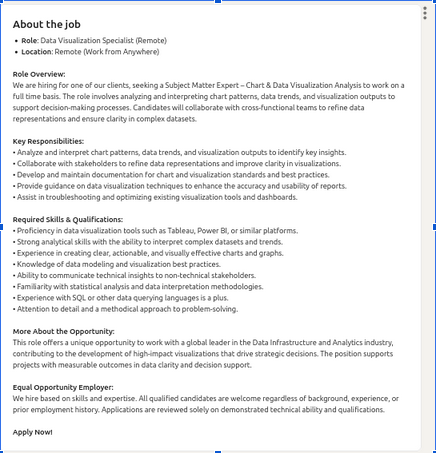
#> input picture data/Screenshot 2026-11-08 at 10-12-22 Life Tracker_Work - Google Sheets.png, 436 x 453 px, found by its file name; its folder holds only this picture in this run
$ python image_converter.py
#> lines starting #> are read from the running program, lines starting #| are printed output that depends on the picture
""" Document: Image Converter Script

    This script finds all JPG/PNG images in the specified folder and converts them to PDF format then removes the original images. The converted PDFs are saved in the 'data/' directory.
"""

import os
from PIL import Image
import pytesseract

DATA_DIR = "data"  # Directory to save converted images

# [63 lines left out: functions convert_images_to_pdf__init, convert_images_to_txt__init, not called in this run]


#-----------------------------------------------------------------#
""" Document: Image Converter Script (Optimized for OCR)

    This script finds all JPG/PNG/Screenshot images in the specified folder,
    applies image preprocessing (grayscale & contrast enhancement) for maximum OCR accuracy,
    extracts the text using pytesseract, and saves them as .txt files in the 'data/' directory.
"""

import os                                     # system operations
import re                                     # regex for text cleaning
from PIL import Image, ImageEnhance, ImageOps # image processing
import pytesseract                            # OCR engine

DATA_DIR = "data"                             # Directory to save text files

# [158 lines left out: functions preprocess_imageFor_ocr, convert_images_to_txt__init_2, convert_images_to_txt__init_3, clean_ocr_text, not called in this run]

def convert_images_to_txt(folder_path: str) -> None:
    """
    Scans the folder for screenshots/images, upscales them 2x for optimal OCR DPI,
    extracts text, and applies continuous line formatting.
    """
#> called with folder_path = 'data'
    image_suffixes = (".jpg", ".jpeg", ".png", ".bmp", ".tiff", ".webp")

    if not os.path.exists(folder_path):
        print(f"Directory {folder_path} does not exist.")
        return

    files = os.listdir(folder_path)
    image_files = [f for f in files if f.lower().endswith(image_suffixes)]

    if not image_files:
        print(f"No valid image files found in folder.")
        return

    for file_name in image_files:
        image_path = os.path.join(folder_path, file_name)
        txt_path = os.path.join(DATA_DIR, f"{os.path.splitext(file_name)[0]}.txt")

        try:
            image = Image.open(image_path)
#> image is the input picture: PIL image 436x453 RGBA; mean R, G, B, A 240.3, 240.7, 241.4, 255

            if image.mode in ("RGBA", "P"):
                image = image.convert("RGB")
#> image: PIL image 436x453 RGB

            # Upscale 2x for high-DPI clarity
            width, height = image.size
#> width = 436; height = 453
            upscaled_image = image.resize((width * 2, height * 2), Image.Resampling.BICUBIC)
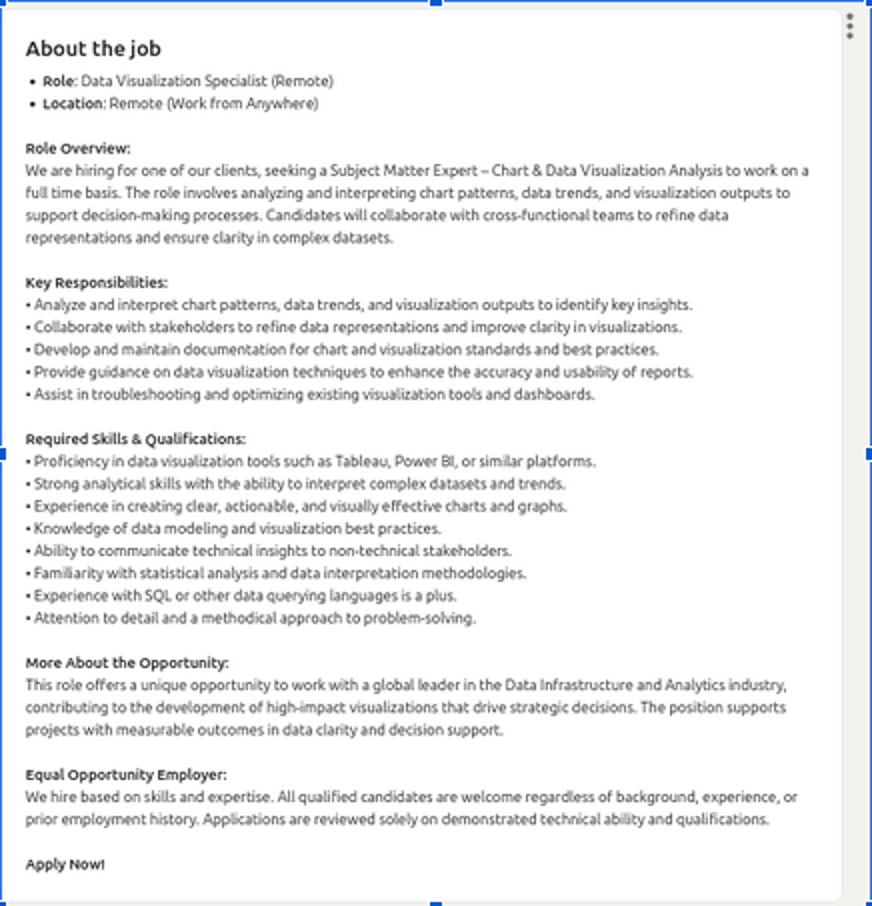
#> upscaled_image: PIL image 872x906 RGB; mean R, G, B 240.1, 240.5, 241.2

            # Extract text via Tesseract
            custom_config = r'--oem 3 --psm 3 -l eng'
            raw_text = pytesseract.image_to_string(upscaled_image, config=custom_config)

            # Apply our custom line-wrapping cleanup
            formatted_text = clean_ocr_text(raw_text)

            # Save to text file
            with open(txt_path, 'w', encoding='utf-8') as txt_file:
                txt_file.write(formatted_text)

            print(f"Successfully converted & formatted: {file_name} -> {os.path.basename(txt_path)}")

        except Exception as e:
            print(f"Failed to convert {file_name}: {e}")

if __name__ == "__main__":
    convert_images_to_txt(DATA_DIR)
